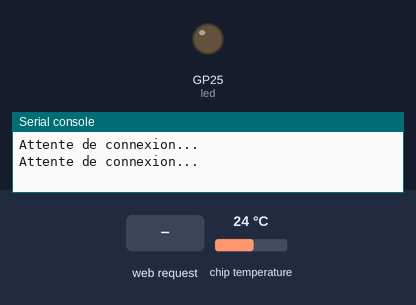
Recording of a program running on a simulated Raspberry Pi Pico running MicroPython. Parts: output pins drawn as LEDs (lit = HIGH), the last lines printed to the serial console. Inputs (shaded band) come from the test bench; at power-on: chip temperature 24 °C. WiFi joins after 1.5 s.

Above: at 1.2 s.
1.3 s: HTTP request GET /temperature received
At 2.12 s:
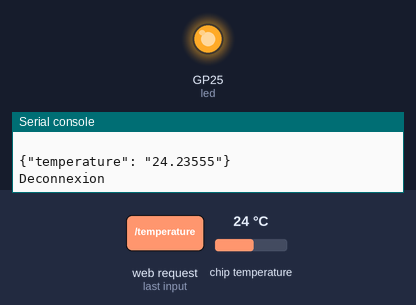
3.7 s: HTTP request GET / received
Timing chart, 0 to 9.0 s (numbered marks = the images above; inputs shaded):
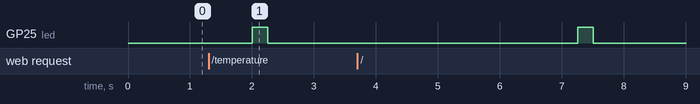

The program:

serveur-http-uasyncio.py
```python
import machine
import time
import network
import socket
import json
import uasyncio as asyncio

# Basé sur https://gist.github.com/aallan/3d45a062f26bc425b22a17ec9c81e3b6

# Paramètres de connexion WiFi
ssid = 'SSID'
password = 'PASSWORD'

# La led embarquée
led = machine.Pin("LED", machine.Pin.OUT)

# Les réponses HTTP
reponseHTTPOk = """HTTP/1.1 200 OK
Content-Type: application/json
Content-Length: {length}
Server: MicroPython

{json}"""

reponseHTTPErreur = b"HTTP/1.1 404 File not found\r\n\r\n"

# L'interface WiFi (client d'un point d'accès WiFi)
wlan = network.WLAN(network.STA_IF)

# Les fonctions
def initialiserWiFi():
   wlan.active(True)
   wlan.config(pm = 0xa11140)

def connecterWiFi(ssid, password):
   wlan.connect(ssid, password)
   # Connexion
   nbTentatives = 10
   while nbTentatives > 0:
      if wlan.status() < 0 or wlan.status() >= 3:
         break
      nbTentatives -= 1
      print('Attente de connexion...')
      time.sleep(1)

   # Connecté ?
   if wlan.status() != 3:
      raise RuntimeError('Erreur de connexion')
   else:
      print('SSID = ' + str(wlan.config('essid')))
      infos = wlan.ifconfig()
      adresseIP = infos[0]
      print('Adresse IP = ' + adresseIP)

def deconnecterWiFi():
   # Déconnexion
   wlan.disconnect()

def getTemperature():
   tensionPICO = 3.3
   quantumCAN = tensionPICO / 65535
   capteurTemperature = machine.ADC(machine.ADC.CORE_TEMP)
   valeurCAN = capteurTemperature.read_u16()
   tensionCAN = valeurCAN * quantumCAN
   temperature = 27 - (tensionCAN - 0.706)/0.001721
   return temperature

# Le serveur HTTP
ADRESSE_ECOUTE = '0.0.0.0' # toutes les interfaces
PORT_ECOUTE = 80

async def demarrerServeurHTTP(reader, writer):
   print('Client connecté')
   requete = await reader.readline()
   print("Requete recue : " + str(requete))
   # Ignorer les en-têtes HTTP
   while await reader.readline() != b"\r\n":
      pass
   requete = str(requete)
   if(requete.find('/temperature') != -1):
      donneesJSON = json.dumps({'temperature': str(getTemperature())})
      reponse = reponseHTTPOk.format(length=len(donneesJSON), json=donneesJSON)
      print("Reponse envoyee : " + str(reponse))
      writer.write(reponse)
      await writer.drain()
      await writer.wait_closed()
   else:
      print("Reponse envoyee : " + str(reponseHTTPErreur))
      writer.write(reponseHTTPErreur)
      await writer.drain()
      await writer.wait_closed()
   print('Deconnexion')

async def main():
   initialiserWiFi()
   connecterWiFi(ssid, password)
   asyncio.create_task(asyncio.start_server(demarrerServeurHTTP, ADRESSE_ECOUTE, PORT_ECOUTE))
   while True:
      led.on()
      await asyncio.sleep(0.25)
      led.off()
      await asyncio.sleep(5)

try:
    asyncio.run(main())
finally:
    asyncio.new_event_loop()

deconnecterWiFi()
```
